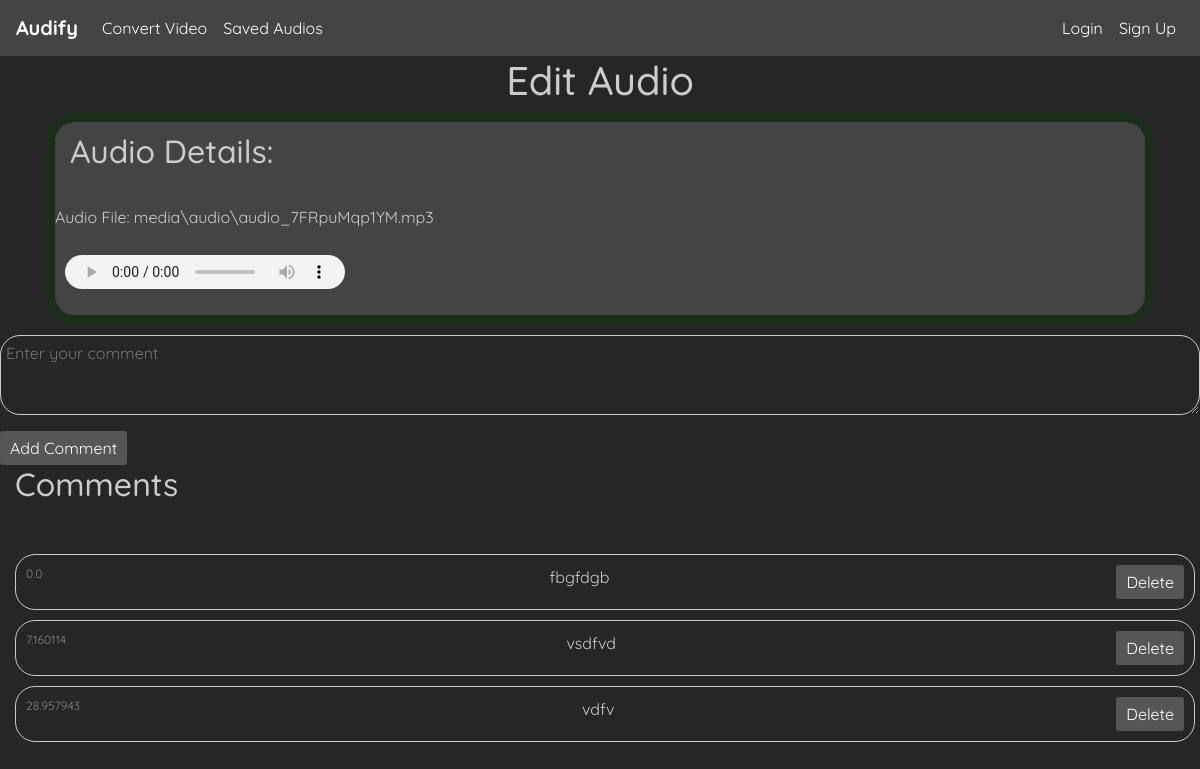
Screenshot of /audio/edit/162/ with the database file from the repository.
### converter/models.py (models this page shows, shortened)
class AudioFile(models.Model):
    user = models.ForeignKey(User, on_delete=models.CASCADE, default=1)
    audio_path = models.FileField(upload_to='audio/')
    created_date = models.DateTimeField(auto_now_add=True)

class Comment(models.Model):
    audio = models.ForeignKey(AudioFile, on_delete=models.CASCADE)
    timestamp = models.FloatField(null=True, blank=True)
    text = models.TextField()

### converter/views.py (the view, shortened to what this page needs)
# urls.py: path('audio/edit/<int:audio_id>/', audio_edit, name='audio_edit'),
def audio_edit(request, audio_id):
    audio = get_object_or_404(AudioFile, id=audio_id)
    comments = Comment.objects.filter(audio=audio).order_by('timestamp')
    audio_url = audio.audio_path.url
    prefix = "\media\audio\audio"
    audio_filename = audio_url[len(prefix):]
    context = {
        'audio': audio,
        'comments': comments,
        'audio_url': audio_url,
        'audio_filename': audio_filename,
    }
    return render(request, 'converter/audio_edit.html', context)

### converter/templates/converter/audio_edit.html (shortened to what this page needs)
{% load static %}
<!DOCTYPE html>
<html>
<head>
    <link rel="stylesheet" href="https://cdn.jsdelivr.net/npm/bootstrap@4.0.0/dist/css/bootstrap.min.css">
    <link rel="stylesheet" type="text/css" href="{% static 'edit_audio.css' %}">
</head>
<body>
    <nav class="navbar navbar-expand-lg navbar-light" style="background-color: #454444; font-family: 'Quicksand', sans-serif; color:white">
        <a class="navbar-brand" href="#" style="color:white"><strong>Audify</strong></a>
        <div class="collapse navbar-collapse" id="navbarNav">
            <ul class="navbar-nav mr-auto">
                <li class="nav-item active">
                    <a class="nav-link" href="{% url 'convert_video' %}" style="color:white">Convert Video<span class="sr-only">(current)</span></a>
                </li>
                <li class="nav-item active">
                    <a class="nav-link" href="{% url 'saved_audios' %}" style="color:white">Saved Audios<span class="sr-only">(current)</span></a>
                </li>
            </ul>
            <ul class="navbar-nav">
                {% if user.is_authenticated %}
                <li class="nav-item">
                    <span class="navbar-text" ">Welcome, {{ user.username }}</span>
                </li>
                <li class="nav-item">
                    <a class="nav-link" href="{% url 'logout' %}" style="color:white">Logout</a>
                </li>
                {% else %}
                <li class="nav-item">
                    <a class="nav-link" href="{% url 'login' %}" style="color:white">Login</a>
                </li>
                <li class="nav-item">
                    <a class="nav-link" href="{% url 'signup' %}" style="color:white">Sign Up</a>
                </li>
                {% endif %}
            </ul>
        </div>
    </nav>
    <h1>Edit Audio</h1>
    <div class="container">
       <div class="box1">
    <h2>Audio Details:</h2>
   <p>Audio File: {{ audio.audio_path.name|cut:"/" }}</p>
    <audio id="audio-player" controls>
        <source src="/{{ audio.audio_path }}" type="audio/mp3">
    </audio>
</div>
</div>
        <form id="comment-form" method="post" data-audio-id="{{ audio.id }}">
            <textarea id="comment-textarea" name="text" placeholder="Enter your comment" required></textarea>
            <button id="add-comment-btn" type="submit">Add Comment</button>
        </form>
        <h2>Comments</h2>
        <div id="comments-section">
            {% for comment in comments %}
            <div class="comment" data-comment-id="{{ comment.id }}" data-timestamp="{{ comment.timestamp }}">
                <span>{{ comment.timestamp }}</span>
                <p>{{ comment.text }}</p>
                <button class="delete-comment-btn" onclick="deleteComment('{{ comment.id }}')">Delete</button>
            </div>
            {% endfor %}
        </div>
</body>
</html>

### static/edit_audio.css (style rules this page uses)
body { font-family: 'Quicksand', sans-serif; padding: 0; background-color: #272626; color: #ccc; margin: 0; }
body { background-color: #272626; color: #ccc; }
h1 { text-align: center; }
h2 { text-align: left; margin-left: 15px; margin-bottom: 35px; }
.box1 { background: #454444; background-repeat: no-repeat; background-attachment: fixed; background-position: center; border: 10px solid rgb(28, 45, 28); padding-top: 10px; border-radius: 30px; max-width: 100%; position: relative; z-index: 1; flex-direction: column; align-items: center; justify-content: center; height: auto; flex-wrap: wrap; }
audio { padding: 10px; margin-bottom: 10px; max-width: 100%; }
textarea { width: 100%; height: 80px; padding: 5px; margin-top: 10px; margin-bottom: 10px; border: 1px solid #ccc; border-radius: 20px; background: transparent; color: rgb(255, 255, 255); }
button { padding: 5px 10px; background-color: #585555; color: white; border: none; border-radius: 3px; cursor: pointer; }
#comments-section { padding: 5px; margin-left: 10px; margin-bottom: 20px; }
.comment { border: 1px solid #ccc; border-radius: 20px; padding: 10px; margin-top: 10px; margin-bottom: 10px; display: flex; justify-content: space-between; }
.comment p { margin: 0; }
.comment span { font-size: 12px; color: #888; }
.delete-comment-btn { background-color: #585555; }

### converter/templates/converter/audio_edit.html (style rules this page uses)
body { background-color: #272626; color: #ccc; }
h1 { text-align: center; }
h2 { text-align: left; margin-left: 15px; margin-bottom: 35px; }
.box1 { background: #454444; background-repeat: no-repeat; background-attachment: fixed; background-position: center; border: 10px solid rgb(28, 45, 28); padding-top: 10px; border-radius: 30px; max-width: 100%; position: relative; z-index: 1; flex-direction: column; align-items: center; justify-content: center; height: auto; flex-wrap: wrap; }
audio { padding: 10px; margin-bottom: 10px; max-width: 100%; }
textarea { width: 100%; height: 80px; padding: 5px; margin-top: 10px; margin-bottom: 10px; border: 1px solid #ccc; border-radius: 20px; background: transparent; color: rgb(255, 255, 255); }
button { padding: 5px 10px; background-color: #585555; color: white; border: none; border-radius: 3px; cursor: pointer; }
#comments-section { padding: 5px; margin-left: 10px; margin-bottom: 20px; }
.comment { border: 1px solid #ccc; border-radius: 20px; padding: 10px; margin-top: 10px; margin-bottom: 10px; display: flex; justify-content: space-between; }
.comment p { margin: 0; }
.comment span { font-size: 12px; color: #888; }
.delete-comment-btn { background-color: #585555; }

### rows the page displays
AudioFile: audio_path.name "media\\audio\\audio_7FRpuMqp1YM.mp3"
Comment: timestamp "0.0", text "fbgfdgb"
Comment: timestamp "7.160114", text "vsdfvd"
Comment: timestamp "28.957943", text "vdfv"
